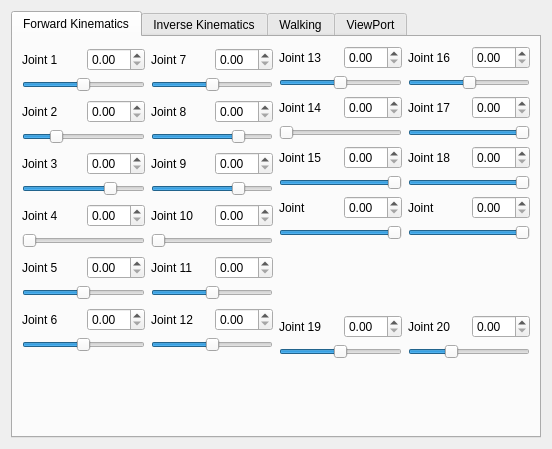
<?xml version="1.0" encoding="UTF-8"?>
<ui version="4.0">
 <class>ControlDialog</class>
 <widget class="QDialog" name="ControlDialog">
  <property name="geometry">
   <rect>
    <x>0</x>
    <y>0</y>
    <width>552</width>
    <height>449</height>
   </rect>
  </property>
  <property name="windowTitle">
   <string>Dialog</string>
  </property>
  <layout class="QHBoxLayout" name="horizontalLayout_10">
   <item>
    <widget class="QTabWidget" name="tabWidget">
     <property name="currentIndex">
      <number>0</number>
     </property>
     <widget class="QWidget" name="tab">
      <attribute name="title">
       <string>Forward Kinematics</string>
      </attribute>
      <layout class="QGridLayout" name="gridLayout">
       <item row="0" column="0" rowspan="6">
        <layout class="QVBoxLayout" name="verticalLayout_2">
         <item>
          <layout class="QVBoxLayout" name="j1vlayout">
           <item>
            <layout class="QHBoxLayout" name="j1hlayout">
             <item>
              <widget class="QLabel" name="j1label">
               <property name="text">
                <string>Joint 1 </string>
               </property>
              </widget>
             </item>
             <item>
              <widget class="QDoubleSpinBox" name="j1SpinBox"/>
             </item>
            </layout>
           </item>
           <item>
            <widget class="QSlider" name="j1Slider">
             <property name="minimum">
              <number>-45</number>
             </property>
             <property name="maximum">
              <number>45</number>
             </property>
             <property name="orientation">
              <enum>Qt::Horizontal</enum>
             </property>
            </widget>
           </item>
          </layout>
         </item>
         <item>
          <layout class="QVBoxLayout" name="j2vlayout">
           <item>
            <layout class="QHBoxLayout" name="j2hlayout">
             <item>
              <widget class="QLabel" name="j2label">
               <property name="text">
                <string>Joint 2 </string>
               </property>
              </widget>
             </item>
             <item>
              <widget class="QDoubleSpinBox" name="j2SpinBox"/>
             </item>
            </layout>
           </item>
           <item>
            <widget class="QSlider" name="j2Slider">
             <property name="minimum">
              <number>-30</number>
             </property>
             <property name="maximum">
              <number>90</number>
             </property>
             <property name="orientation">
              <enum>Qt::Horizontal</enum>
             </property>
            </widget>
           </item>
          </layout>
         </item>
         <item>
          <layout class="QVBoxLayout" name="j3vlayout">
           <item>
            <layout class="QHBoxLayout" name="j3hlayout">
             <item>
              <widget class="QLabel" name="j3label">
               <property name="text">
                <string>Joint 3 </string>
               </property>
              </widget>
             </item>
             <item>
              <widget class="QDoubleSpinBox" name="j3SpinBox"/>
             </item>
            </layout>
           </item>
           <item>
            <widget class="QSlider" name="j3Slider">
             <property name="minimum">
              <number>-90</number>
             </property>
             <property name="maximum">
              <number>30</number>
             </property>
             <property name="orientation">
              <enum>Qt::Horizontal</enum>
             </property>
            </widget>
           </item>
          </layout>
         </item>
         <item>
          <layout class="QVBoxLayout" name="j4vlayout">
           <item>
            <layout class="QHBoxLayout" name="j4hlayout">
             <item>
              <widget class="QLabel" name="j4label">
               <property name="text">
                <string>Joint 4 </string>
               </property>
              </widget>
             </item>
             <item>
              <widget class="QDoubleSpinBox" name="j4SpinBox"/>
             </item>
            </layout>
           </item>
           <item>
            <widget class="QSlider" name="j4Slider">
             <property name="maximum">
              <number>90</number>
             </property>
             <property name="orientation">
              <enum>Qt::Horizontal</enum>
             </property>
            </widget>
           </item>
          </layout>
         </item>
         <item>
          <layout class="QVBoxLayout" name="j5vlayout">
           <item>
            <layout class="QHBoxLayout" name="j5hlayout">
             <item>
              <widget class="QLabel" name="j5label">
               <property name="text">
                <string>Joint 5 </string>
               </property>
              </widget>
             </item>
             <item>
              <widget class="QDoubleSpinBox" name="j5SpinBox"/>
             </item>
            </layout>
           </item>
           <item>
            <widget class="QSlider" name="j5Slider">
             <property name="minimum">
              <number>-30</number>
             </property>
             <property name="maximum">
              <number>30</number>
             </property>
             <property name="orientation">
              <enum>Qt::Horizontal</enum>
             </property>
            </widget>
           </item>
          </layout>
         </item>
         <item>
          <layout class="QVBoxLayout" name="j6vlayout">
           <item>
            <layout class="QHBoxLayout" name="j6hlayout">
             <item>
              <widget class="QLabel" name="j6label">
               <property name="text">
                <string>Joint 6 </string>
               </property>
              </widget>
             </item>
             <item>
              <widget class="QDoubleSpinBox" name="j6SpinBox"/>
             </item>
            </layout>
           </item>
           <item>
            <widget class="QSlider" name="j6Slider">
             <property name="minimum">
              <number>-30</number>
             </property>
             <property name="maximum">
              <number>30</number>
             </property>
             <property name="value">
              <number>0</number>
             </property>
             <property name="orientation">
              <enum>Qt::Horizontal</enum>
             </property>
            </widget>
           </item>
          </layout>
         </item>
        </layout>
       </item>
       <item row="0" column="1" rowspan="6">
        <layout class="QVBoxLayout" name="verticalLayout_14">
         <item>
          <layout class="QVBoxLayout" name="j7vlayout">
           <item>
            <layout class="QHBoxLayout" name="j7hlayout">
             <item>
              <widget class="QLabel" name="j7label">
               <property name="text">
                <string>Joint 7 </string>
               </property>
              </widget>
             </item>
             <item>
              <widget class="QDoubleSpinBox" name="j7SpinBox"/>
             </item>
            </layout>
           </item>
           <item>
            <widget class="QSlider" name="j7Slider">
             <property name="minimum">
              <number>-45</number>
             </property>
             <property name="maximum">
              <number>45</number>
             </property>
             <property name="orientation">
              <enum>Qt::Horizontal</enum>
             </property>
            </widget>
           </item>
          </layout>
         </item>
         <item>
          <layout class="QVBoxLayout" name="j8vlayout">
           <item>
            <layout class="QHBoxLayout" name="j8hlayout">
             <item>
              <widget class="QLabel" name="j8label">
               <property name="text">
                <string>Joint 8 </string>
               </property>
              </widget>
             </item>
             <item>
              <widget class="QDoubleSpinBox" name="j8SpinBox"/>
             </item>
            </layout>
           </item>
           <item>
            <widget class="QSlider" name="j8Slider">
             <property name="minimum">
              <number>-90</number>
             </property>
             <property name="maximum">
              <number>30</number>
             </property>
             <property name="orientation">
              <enum>Qt::Horizontal</enum>
             </property>
            </widget>
           </item>
          </layout>
         </item>
         <item>
          <layout class="QVBoxLayout" name="j9vlayout">
           <item>
            <layout class="QHBoxLayout" name="j9hlayout">
             <item>
              <widget class="QLabel" name="j9label">
               <property name="text">
                <string>Joint 9 </string>
               </property>
              </widget>
             </item>
             <item>
              <widget class="QDoubleSpinBox" name="j9SpinBox"/>
             </item>
            </layout>
           </item>
           <item>
            <widget class="QSlider" name="j9Slider">
             <property name="minimum">
              <number>-90</number>
             </property>
             <property name="maximum">
              <number>30</number>
             </property>
             <property name="orientation">
              <enum>Qt::Horizontal</enum>
             </property>
            </widget>
           </item>
          </layout>
         </item>
         <item>
          <layout class="QVBoxLayout" name="j10vlayout">
           <item>
            <layout class="QHBoxLayout" name="j10hlayout">
             <item>
              <widget class="QLabel" name="j10label">
               <property name="text">
                <string>Joint 10</string>
               </property>
              </widget>
             </item>
             <item>
              <widget class="QDoubleSpinBox" name="j10SpinBox"/>
             </item>
            </layout>
           </item>
           <item>
            <widget class="QSlider" name="j10Slider">
             <property name="orientation">
              <enum>Qt::Horizontal</enum>
             </property>
            </widget>
           </item>
          </layout>
         </item>
         <item>
          <layout class="QVBoxLayout" name="j11vlayout">
           <item>
            <layout class="QHBoxLayout" name="j11hlayout">
             <item>
              <widget class="QLabel" name="j11label">
               <property name="text">
                <string>Joint 11</string>
               </property>
              </widget>
             </item>
             <item>
              <widget class="QDoubleSpinBox" name="j11SpinBox"/>
             </item>
            </layout>
           </item>
           <item>
            <widget class="QSlider" name="j11Slider">
             <property name="minimum">
              <number>-30</number>
             </property>
             <property name="maximum">
              <number>30</number>
             </property>
             <property name="orientation">
              <enum>Qt::Horizontal</enum>
             </property>
            </widget>
           </item>
          </layout>
         </item>
         <item>
          <layout class="QVBoxLayout" name="j12vlayout">
           <item>
            <layout class="QHBoxLayout" name="j12hlayout">
             <item>
              <widget class="QLabel" name="j12label">
               <property name="text">
                <string>Joint 12</string>
               </property>
              </widget>
             </item>
             <item>
              <widget class="QDoubleSpinBox" name="j12SpinBox"/>
             </item>
            </layout>
           </item>
           <item>
            <widget class="QSlider" name="j12Slider">
             <property name="minimum">
              <number>-30</number>
             </property>
             <property name="maximum">
              <number>30</number>
             </property>
             <property name="orientation">
              <enum>Qt::Horizontal</enum>
             </property>
            </widget>
           </item>
          </layout>
         </item>
        </layout>
       </item>
       <item row="0" column="2">
        <layout class="QVBoxLayout" name="j13vlayout">
         <item>
          <layout class="QHBoxLayout" name="j13hlayout">
           <item>
            <widget class="QLabel" name="j13label">
             <property name="text">
              <string>Joint 13</string>
             </property>
            </widget>
           </item>
           <item>
            <widget class="QDoubleSpinBox" name="j13SpinBox"/>
           </item>
          </layout>
         </item>
         <item>
          <widget class="QSlider" name="j13Slider">
           <property name="minimum">
            <number>-90</number>
           </property>
           <property name="maximum">
            <number>90</number>
           </property>
           <property name="orientation">
            <enum>Qt::Horizontal</enum>
           </property>
          </widget>
         </item>
        </layout>
       </item>
       <item row="0" column="3">
        <layout class="QVBoxLayout" name="j16vlayout">
         <item>
          <layout class="QHBoxLayout" name="j16hlayout">
           <item>
            <widget class="QLabel" name="j16label">
             <property name="text">
              <string>Joint 16</string>
             </property>
            </widget>
           </item>
           <item>
            <widget class="QDoubleSpinBox" name="j16SpinBox"/>
           </item>
          </layout>
         </item>
         <item>
          <widget class="QSlider" name="j16Slider">
           <property name="minimum">
            <number>-90</number>
           </property>
           <property name="maximum">
            <number>90</number>
           </property>
           <property name="orientation">
            <enum>Qt::Horizontal</enum>
           </property>
          </widget>
         </item>
        </layout>
       </item>
       <item row="1" column="2">
        <layout class="QVBoxLayout" name="j14vlayout">
         <item>
          <layout class="QHBoxLayout" name="j14hlayout">
           <item>
            <widget class="QLabel" name="j14label">
             <property name="text">
              <string>Joint 14</string>
             </property>
            </widget>
           </item>
           <item>
            <widget class="QDoubleSpinBox" name="j14SpinBox"/>
           </item>
          </layout>
         </item>
         <item>
          <widget class="QSlider" name="j14Slider">
           <property name="maximum">
            <number>90</number>
           </property>
           <property name="orientation">
            <enum>Qt::Horizontal</enum>
           </property>
          </widget>
         </item>
        </layout>
       </item>
       <item row="1" column="3">
        <layout class="QVBoxLayout" name="j17vlayout">
         <item>
          <layout class="QHBoxLayout" name="j17hlayout">
           <item>
            <widget class="QLabel" name="j17label">
             <property name="text">
              <string>Joint 17</string>
             </property>
            </widget>
           </item>
           <item>
            <widget class="QDoubleSpinBox" name="j17SpinBox"/>
           </item>
          </layout>
         </item>
         <item>
          <widget class="QSlider" name="j17Slider">
           <property name="minimum">
            <number>-90</number>
           </property>
           <property name="maximum">
            <number>0</number>
           </property>
           <property name="orientation">
            <enum>Qt::Horizontal</enum>
           </property>
          </widget>
         </item>
        </layout>
       </item>
       <item row="2" column="2">
        <layout class="QVBoxLayout" name="j15vlayout">
         <item>
          <layout class="QHBoxLayout" name="j15hlayout">
           <item>
            <widget class="QLabel" name="j15label">
             <property name="text">
              <string>Joint 15</string>
             </property>
            </widget>
           </item>
           <item>
            <widget class="QDoubleSpinBox" name="j15SpinBox"/>
           </item>
          </layout>
         </item>
         <item>
          <widget class="QSlider" name="j15Slider">
           <property name="minimum">
            <number>-90</number>
           </property>
           <property name="maximum">
            <number>0</number>
           </property>
           <property name="orientation">
            <enum>Qt::Horizontal</enum>
           </property>
          </widget>
         </item>
        </layout>
       </item>
       <item row="2" column="3">
        <layout class="QVBoxLayout" name="j18vlayout">
         <item>
          <layout class="QHBoxLayout" name="j18hlayout">
           <item>
            <widget class="QLabel" name="j18label">
             <property name="text">
              <string>Joint 18</string>
             </property>
            </widget>
           </item>
           <item>
            <widget class="QDoubleSpinBox" name="j18SpinBox"/>
           </item>
          </layout>
         </item>
         <item>
          <widget class="QSlider" name="j18Slider">
           <property name="minimum">
            <number>-90</number>
           </property>
           <property name="maximum">
            <number>0</number>
           </property>
           <property name="orientation">
            <enum>Qt::Horizontal</enum>
           </property>
          </widget>
         </item>
        </layout>
       </item>
       <item row="3" column="2">
        <layout class="QVBoxLayout" name="verticalLayout">
         <item>
          <layout class="QHBoxLayout" name="horizontalLayout_11">
           <item>
            <widget class="QLabel" name="label_7">
             <property name="text">
              <string>Joint</string>
             </property>
            </widget>
           </item>
           <item>
            <widget class="QDoubleSpinBox" name="j_end1_sbox"/>
           </item>
          </layout>
         </item>
         <item>
          <widget class="QSlider" name="j_end1_slider">
           <property name="minimum">
            <number>-90</number>
           </property>
           <property name="maximum">
            <number>0</number>
           </property>
           <property name="value">
            <number>0</number>
           </property>
           <property name="orientation">
            <enum>Qt::Horizontal</enum>
           </property>
          </widget>
         </item>
        </layout>
       </item>
       <item row="3" column="3">
        <layout class="QVBoxLayout" name="verticalLayout_5">
         <item>
          <layout class="QHBoxLayout" name="horizontalLayout_12">
           <item>
            <widget class="QLabel" name="label_8">
             <property name="text">
              <string>Joint</string>
             </property>
            </widget>
           </item>
           <item>
            <widget class="QDoubleSpinBox" name="j_end2_sbox"/>
           </item>
          </layout>
         </item>
         <item>
          <widget class="QSlider" name="j_end2_slider">
           <property name="minimum">
            <number>-90</number>
           </property>
           <property name="maximum">
            <number>0</number>
           </property>
           <property name="value">
            <number>0</number>
           </property>
           <property name="orientation">
            <enum>Qt::Horizontal</enum>
           </property>
          </widget>
         </item>
        </layout>
       </item>
       <item row="4" column="2">
        <spacer name="verticalSpacer">
         <property name="orientation">
          <enum>Qt::Vertical</enum>
         </property>
         <property name="sizeType">
          <enum>QSizePolicy::MinimumExpanding</enum>
         </property>
         <property name="sizeHint" stdset="0">
          <size>
           <width>20</width>
           <height>55</height>
          </size>
         </property>
        </spacer>
       </item>
       <item row="4" column="3">
        <spacer name="verticalSpacer_2">
         <property name="orientation">
          <enum>Qt::Vertical</enum>
         </property>
         <property name="sizeHint" stdset="0">
          <size>
           <width>20</width>
           <height>55</height>
          </size>
         </property>
        </spacer>
       </item>
       <item row="5" column="2">
        <layout class="QVBoxLayout" name="j19vlayout">
         <item>
          <layout class="QHBoxLayout" name="j19hlayout">
           <item>
            <widget class="QLabel" name="j19label">
             <property name="text">
              <string>Joint 19</string>
             </property>
            </widget>
           </item>
           <item>
            <widget class="QDoubleSpinBox" name="j19SpinBox"/>
           </item>
          </layout>
         </item>
         <item>
          <widget class="QSlider" name="j19Slider">
           <property name="minimum">
            <number>-60</number>
           </property>
           <property name="maximum">
            <number>60</number>
           </property>
           <property name="orientation">
            <enum>Qt::Horizontal</enum>
           </property>
          </widget>
         </item>
        </layout>
       </item>
       <item row="5" column="3">
        <layout class="QVBoxLayout" name="j20vlayout">
         <item>
          <layout class="QHBoxLayout" name="j20hlayout">
           <item>
            <widget class="QLabel" name="j20label">
             <property name="text">
              <string>Joint 20</string>
             </property>
            </widget>
           </item>
           <item>
            <widget class="QDoubleSpinBox" name="j20SpinBox"/>
           </item>
          </layout>
         </item>
         <item>
          <widget class="QSlider" name="j20Slider">
           <property name="minimum">
            <number>-45</number>
           </property>
           <property name="maximum">
            <number>90</number>
           </property>
           <property name="value">
            <number>0</number>
           </property>
           <property name="orientation">
            <enum>Qt::Horizontal</enum>
           </property>
          </widget>
         </item>
        </layout>
       </item>
       <item row="6" column="0">
        <spacer name="verticalSpacer_3">
         <property name="orientation">
          <enum>Qt::Vertical</enum>
         </property>
         <property name="sizeHint" stdset="0">
          <size>
           <width>20</width>
           <height>2</height>
          </size>
         </property>
        </spacer>
       </item>
      </layout>
     </widget>
     <widget class="QWidget" name="tab_2">
      <attribute name="title">
       <string>Inverse Kinematics</string>
      </attribute>
      <layout class="QVBoxLayout" name="verticalLayout_28">
       <item>
        <layout class="QHBoxLayout" name="horizontalLayout_22">
         <item>
          <widget class="QGroupBox" name="groupBox">
           <property name="title">
            <string>Left Leg : </string>
           </property>
           <layout class="QVBoxLayout" name="verticalLayout_21">
            <item>
             <layout class="QVBoxLayout" name="verticalLayout_17">
              <item>
               <layout class="QHBoxLayout" name="horizontalLayout_14">
                <item>
                 <widget class="QLabel" name="label">
                  <property name="text">
                   <string>x [cm]</string>
                  </property>
                  <property name="alignment">
                   <set>Qt::AlignRight|Qt::AlignTrailing|Qt::AlignVCenter</set>
                  </property>
                 </widget>
                </item>
                <item>
                 <widget class="QDoubleSpinBox" name="likxSpinBox">
                  <property name="minimum">
                   <double>-99.000000000000000</double>
                  </property>
                  <property name="singleStep">
                   <double>0.100000000000000</double>
                  </property>
                 </widget>
                </item>
               </layout>
              </item>
              <item>
               <widget class="QSlider" name="likxSlider">
                <property name="minimum">
                 <number>-99</number>
                </property>
                <property name="orientation">
                 <enum>Qt::Horizontal</enum>
                </property>
               </widget>
              </item>
             </layout>
            </item>
            <item>
             <layout class="QVBoxLayout" name="verticalLayout_18">
              <item>
               <layout class="QHBoxLayout" name="horizontalLayout_15">
                <item>
                 <widget class="QLabel" name="label_13">
                  <property name="text">
                   <string>y [cm]</string>
                  </property>
                  <property name="alignment">
                   <set>Qt::AlignRight|Qt::AlignTrailing|Qt::AlignVCenter</set>
                  </property>
                 </widget>
                </item>
                <item>
                 <widget class="QDoubleSpinBox" name="likySpinBox">
                  <property name="minimum">
                   <double>-99.000000000000000</double>
                  </property>
                  <property name="maximum">
                   <double>99.989999999999995</double>
                  </property>
                  <property name="singleStep">
                   <double>0.100000000000000</double>
                  </property>
                 </widget>
                </item>
               </layout>
              </item>
              <item>
               <widget class="QSlider" name="likySlider">
                <property name="minimum">
                 <number>-99</number>
                </property>
                <property name="orientation">
                 <enum>Qt::Horizontal</enum>
                </property>
               </widget>
              </item>
             </layout>
            </item>
            <item>
             <layout class="QVBoxLayout" name="verticalLayout_19">
              <item>
               <layout class="QHBoxLayout" name="horizontalLayout_16">
                <item>
                 <widget class="QLabel" name="label_14">
                  <property name="text">
                   <string>z [cm]</string>
                  </property>
                  <property name="alignment">
                   <set>Qt::AlignRight|Qt::AlignTrailing|Qt::AlignVCenter</set>
                  </property>
                 </widget>
                </item>
                <item>
                 <widget class="QDoubleSpinBox" name="likzSpinBox">
                  <property name="minimum">
                   <double>-99.000000000000000</double>
                  </property>
                  <property name="singleStep">
                   <double>0.100000000000000</double>
                  </property>
                  <property name="value">
                   <double>-19.000000000000000</double>
                  </property>
                 </widget>
                </item>
               </layout>
              </item>
              <item>
               <widget class="QSlider" name="likzSlider">
                <property name="minimum">
                 <number>0</number>
                </property>
                <property name="maximum">
                 <number>190</number>
                </property>
                <property name="value">
                 <number>190</number>
                </property>
                <property name="orientation">
                 <enum>Qt::Horizontal</enum>
                </property>
               </widget>
              </item>
             </layout>
            </item>
            <item>
             <layout class="QVBoxLayout" name="verticalLayout_20">
              <item>
               <layout class="QHBoxLayout" name="horizontalLayout_17">
                <item>
                 <widget class="QLabel" name="label_15">
                  <property name="text">
                   <string>rotation [degree]</string>
                  </property>
                  <property name="alignment">
                   <set>Qt::AlignRight|Qt::AlignTrailing|Qt::AlignVCenter</set>
                  </property>
                 </widget>
                </item>
                <item>
                 <widget class="QDoubleSpinBox" name="likrotSpinBox">
                  <property name="minimum">
                   <double>-90.000000000000000</double>
                  </property>
                  <property name="maximum">
                   <double>90.000000000000000</double>
                  </property>
                  <property name="singleStep">
                   <double>0.100000000000000</double>
                  </property>
                 </widget>
                </item>
               </layout>
              </item>
              <item>
               <widget class="QSlider" name="likrotSlider">
                <property name="minimum">
                 <number>-900</number>
                </property>
                <property name="maximum">
                 <number>900</number>
                </property>
                <property name="orientation">
                 <enum>Qt::Horizontal</enum>
                </property>
               </widget>
              </item>
             </layout>
            </item>
           </layout>
          </widget>
         </item>
         <item>
          <widget class="QGroupBox" name="groupBox_2">
           <property name="title">
            <string>Right Leg :</string>
           </property>
           <layout class="QVBoxLayout" name="verticalLayout_27">
            <item>
             <layout class="QVBoxLayout" name="verticalLayout_22">
              <item>
               <layout class="QHBoxLayout" name="horizontalLayout_18">
                <item>
                 <widget class="QLabel" name="label_16">
                  <property name="sizePolicy">
                   <sizepolicy hsizetype="Preferred" vsizetype="Preferred">
                    <horstretch>0</horstretch>
                    <verstretch>0</verstretch>
                   </sizepolicy>
                  </property>
                  <property name="text">
                   <string>x [cm]</string>
                  </property>
                  <property name="alignment">
                   <set>Qt::AlignRight|Qt::AlignTrailing|Qt::AlignVCenter</set>
                  </property>
                 </widget>
                </item>
                <item>
                 <widget class="QDoubleSpinBox" name="rikxSpinBox">
                  <property name="sizePolicy">
                   <sizepolicy hsizetype="Minimum" vsizetype="Fixed">
                    <horstretch>0</horstretch>
                    <verstretch>0</verstretch>
                   </sizepolicy>
                  </property>
                  <property name="minimum">
                   <double>-99.000000000000000</double>
                  </property>
                  <property name="singleStep">
                   <double>0.100000000000000</double>
                  </property>
                 </widget>
                </item>
               </layout>
              </item>
              <item>
               <widget class="QSlider" name="rikxSlider">
                <property name="minimum">
                 <number>-99</number>
                </property>
                <property name="orientation">
                 <enum>Qt::Horizontal</enum>
                </property>
               </widget>
              </item>
             </layout>
            </item>
            <item>
             <layout class="QVBoxLayout" name="verticalLayout_23">
              <item>
               <layout class="QHBoxLayout" name="horizontalLayout_19">
                <item>
                 <widget class="QLabel" name="label_17">
                  <property name="text">
                   <string>y [cm]</string>
                  </property>
                  <property name="alignment">
                   <set>Qt::AlignRight|Qt::AlignTrailing|Qt::AlignVCenter</set>
                  </property>
                 </widget>
                </item>
                <item>
                 <widget class="QDoubleSpinBox" name="rikySpinBox">
                  <property name="minimum">
                   <double>-99.000000000000000</double>
                  </property>
                  <property name="singleStep">
                   <double>0.100000000000000</double>
                  </property>
                 </widget>
                </item>
               </layout>
              </item>
              <item>
               <widget class="QSlider" name="rikySlider">
                <property name="minimum">
                 <number>-99</number>
                </property>
                <property name="orientation">
                 <enum>Qt::Horizontal</enum>
                </property>
               </widget>
              </item>
             </layout>
            </item>
            <item>
             <layout class="QVBoxLayout" name="verticalLayout_24">
              <item>
               <layout class="QHBoxLayout" name="horizontalLayout_20">
                <item>
                 <widget class="QLabel" name="label_18">
                  <property name="text">
                   <string>z [cm]</string>
                  </property>
                  <property name="alignment">
                   <set>Qt::AlignRight|Qt::AlignTrailing|Qt::AlignVCenter</set>
                  </property>
                 </widget>
                </item>
                <item>
                 <widget class="QDoubleSpinBox" name="rikzSpinBox">
                  <property name="minimum">
                   <double>-99.000000000000000</double>
                  </property>
                  <property name="singleStep">
                   <double>0.100000000000000</double>
                  </property>
                  <property name="value">
                   <double>-19.000000000000000</double>
                  </property>
                 </widget>
                </item>
               </layout>
              </item>
              <item>
               <widget class="QSlider" name="rikzSlider">
                <property name="minimum">
                 <number>0</number>
                </property>
                <property name="maximum">
                 <number>190</number>
                </property>
                <property name="value">
                 <number>190</number>
                </property>
                <property name="orientation">
                 <enum>Qt::Horizontal</enum>
                </property>
               </widget>
              </item>
             </layout>
            </item>
            <item>
             <layout class="QVBoxLayout" name="verticalLayout_25">
              <item>
               <layout class="QHBoxLayout" name="horizontalLayout_21">
                <item>
                 <widget class="QLabel" name="label_19">
                  <property name="text">
                   <string>rotation [degree]</string>
                  </property>
                  <property name="alignment">
                   <set>Qt::AlignRight|Qt::AlignTrailing|Qt::AlignVCenter</set>
                  </property>
                 </widget>
                </item>
                <item>
                 <widget class="QDoubleSpinBox" name="rikrotSpinBox">
                  <property name="minimum">
                   <double>-90.000000000000000</double>
                  </property>
                  <property name="maximum">
                   <double>90.000000000000000</double>
                  </property>
                  <property name="singleStep">
                   <double>0.100000000000000</double>
                  </property>
                 </widget>
                </item>
               </layout>
              </item>
              <item>
               <widget class="QSlider" name="rikrotSlider">
                <property name="minimum">
                 <number>-900</number>
                </property>
                <property name="maximum">
                 <number>900</number>
                </property>
                <property name="orientation">
                 <enum>Qt::Horizontal</enum>
                </property>
               </widget>
              </item>
             </layout>
            </item>
           </layout>
          </widget>
         </item>
        </layout>
       </item>
       <item>
        <spacer name="verticalSpacer_4">
         <property name="orientation">
          <enum>Qt::Vertical</enum>
         </property>
         <property name="sizeHint" stdset="0">
          <size>
           <width>20</width>
           <height>100</height>
          </size>
         </property>
        </spacer>
       </item>
      </layout>
     </widget>
     <widget class="QWidget" name="tab_3">
      <attribute name="title">
       <string>Walking</string>
      </attribute>
      <layout class="QVBoxLayout" name="verticalLayout_7">
       <item>
        <layout class="QHBoxLayout" name="horizontalLayout_8">
         <property name="sizeConstraint">
          <enum>QLayout::SetMinimumSize</enum>
         </property>
         <item>
          <widget class="QGroupBox" name="groupBox_4">
           <property name="sizePolicy">
            <sizepolicy hsizetype="Preferred" vsizetype="Minimum">
             <horstretch>0</horstretch>
             <verstretch>0</verstretch>
            </sizepolicy>
           </property>
           <property name="title">
            <string>Goal Position : </string>
           </property>
           <layout class="QVBoxLayout" name="verticalLayout_6">
            <item>
             <widget class="QCheckBox" name="walkEnableBox">
              <property name="text">
               <string>Enable Walking</string>
              </property>
             </widget>
            </item>
            <item>
             <layout class="QHBoxLayout" name="horizontalLayout">
              <property name="sizeConstraint">
               <enum>QLayout::SetMinimumSize</enum>
              </property>
              <item>
               <widget class="QLabel" name="label_5">
                <property name="text">
                 <string>x : </string>
                </property>
               </widget>
              </item>
              <item>
               <widget class="QDoubleSpinBox" name="desiredXSpinBox"/>
              </item>
             </layout>
            </item>
            <item>
             <layout class="QHBoxLayout" name="horizontalLayout_7">
              <property name="sizeConstraint">
               <enum>QLayout::SetMinimumSize</enum>
              </property>
              <item>
               <widget class="QLabel" name="label_6">
                <property name="text">
                 <string>y : </string>
                </property>
               </widget>
              </item>
              <item>
               <widget class="QDoubleSpinBox" name="desiredYSpinBox"/>
              </item>
             </layout>
            </item>
            <item>
             <widget class="QPushButton" name="pushButton">
              <property name="text">
               <string>set</string>
              </property>
             </widget>
            </item>
           </layout>
          </widget>
         </item>
         <item>
          <widget class="QScrollArea" name="scrollArea">
           <property name="sizePolicy">
            <sizepolicy hsizetype="Expanding" vsizetype="Minimum">
             <horstretch>0</horstretch>
             <verstretch>0</verstretch>
            </sizepolicy>
           </property>
           <property name="widgetResizable">
            <bool>true</bool>
           </property>
           <widget class="QWidget" name="scrollAreaWidgetContents">
            <property name="geometry">
             <rect>
              <x>0</x>
              <y>0</y>
              <width>360</width>
              <height>210</height>
             </rect>
            </property>
            <layout class="QHBoxLayout" name="horizontalLayout_9">
             <item>
              <widget class="QTextBrowser" name="debugText"/>
             </item>
            </layout>
           </widget>
          </widget>
         </item>
        </layout>
       </item>
       <item>
        <widget class="QCustomPlot" name="plotter" native="true">
         <property name="sizePolicy">
          <sizepolicy hsizetype="Expanding" vsizetype="Expanding">
           <horstretch>0</horstretch>
           <verstretch>0</verstretch>
          </sizepolicy>
         </property>
        </widget>
       </item>
      </layout>
     </widget>
     <widget class="QWidget" name="tab_4">
      <attribute name="title">
       <string>ViewPort</string>
      </attribute>
      <layout class="QHBoxLayout" name="horizontalLayout_6">
       <item>
        <layout class="QVBoxLayout" name="verticalLayout_4">
         <item>
          <widget class="QGroupBox" name="groupBox_3">
           <property name="title">
            <string>ViewPort Transformation : </string>
           </property>
           <layout class="QHBoxLayout" name="horizontalLayout_5">
            <item>
             <layout class="QVBoxLayout" name="verticalLayout_3">
              <item>
               <layout class="QHBoxLayout" name="horizontalLayout_2">
                <item>
                 <widget class="QLabel" name="label_2">
                  <property name="text">
                   <string>eye x :</string>
                  </property>
                 </widget>
                </item>
                <item>
                 <widget class="QSlider" name="eyeSliderX">
                  <property name="minimum">
                   <number>-200</number>
                  </property>
                  <property name="maximum">
                   <number>200</number>
                  </property>
                  <property name="orientation">
                   <enum>Qt::Horizontal</enum>
                  </property>
                 </widget>
                </item>
               </layout>
              </item>
              <item>
               <layout class="QHBoxLayout" name="horizontalLayout_3">
                <item>
                 <widget class="QLabel" name="label_3">
                  <property name="text">
                   <string>eye y :</string>
                  </property>
                 </widget>
                </item>
                <item>
                 <widget class="QSlider" name="eyeSliderY">
                  <property name="minimum">
                   <number>-200</number>
                  </property>
                  <property name="maximum">
                   <number>200</number>
                  </property>
                  <property name="orientation">
                   <enum>Qt::Horizontal</enum>
                  </property>
                 </widget>
                </item>
               </layout>
              </item>
              <item>
               <layout class="QHBoxLayout" name="horizontalLayout_4">
                <item>
                 <widget class="QLabel" name="label_4">
                  <property name="text">
                   <string>eye z :</string>
                  </property>
                 </widget>
                </item>
                <item>
                 <widget class="QSlider" name="eyeSliderZ">
                  <property name="minimum">
                   <number>-300</number>
                  </property>
                  <property name="maximum">
                   <number>300</number>
                  </property>
                  <property name="value">
                   <number>150</number>
                  </property>
                  <property name="orientation">
                   <enum>Qt::Horizontal</enum>
                  </property>
                 </widget>
                </item>
               </layout>
              </item>
             </layout>
            </item>
           </layout>
          </widget>
         </item>
         <item>
          <spacer name="verticalSpacer_5">
           <property name="orientation">
            <enum>Qt::Vertical</enum>
           </property>
           <property name="sizeHint" stdset="0">
            <size>
             <width>20</width>
             <height>40</height>
            </size>
           </property>
          </spacer>
         </item>
        </layout>
       </item>
      </layout>
     </widget>
    </widget>
   </item>
  </layout>
 </widget>
 <customwidgets>
  <customwidget>
   <class>QCustomPlot</class>
   <extends>QWidget</extends>
   <header>qcustomplot.h</header>
   <container>1</container>
  </customwidget>
 </customwidgets>
 <resources/>
 <connections/>
</ui>
